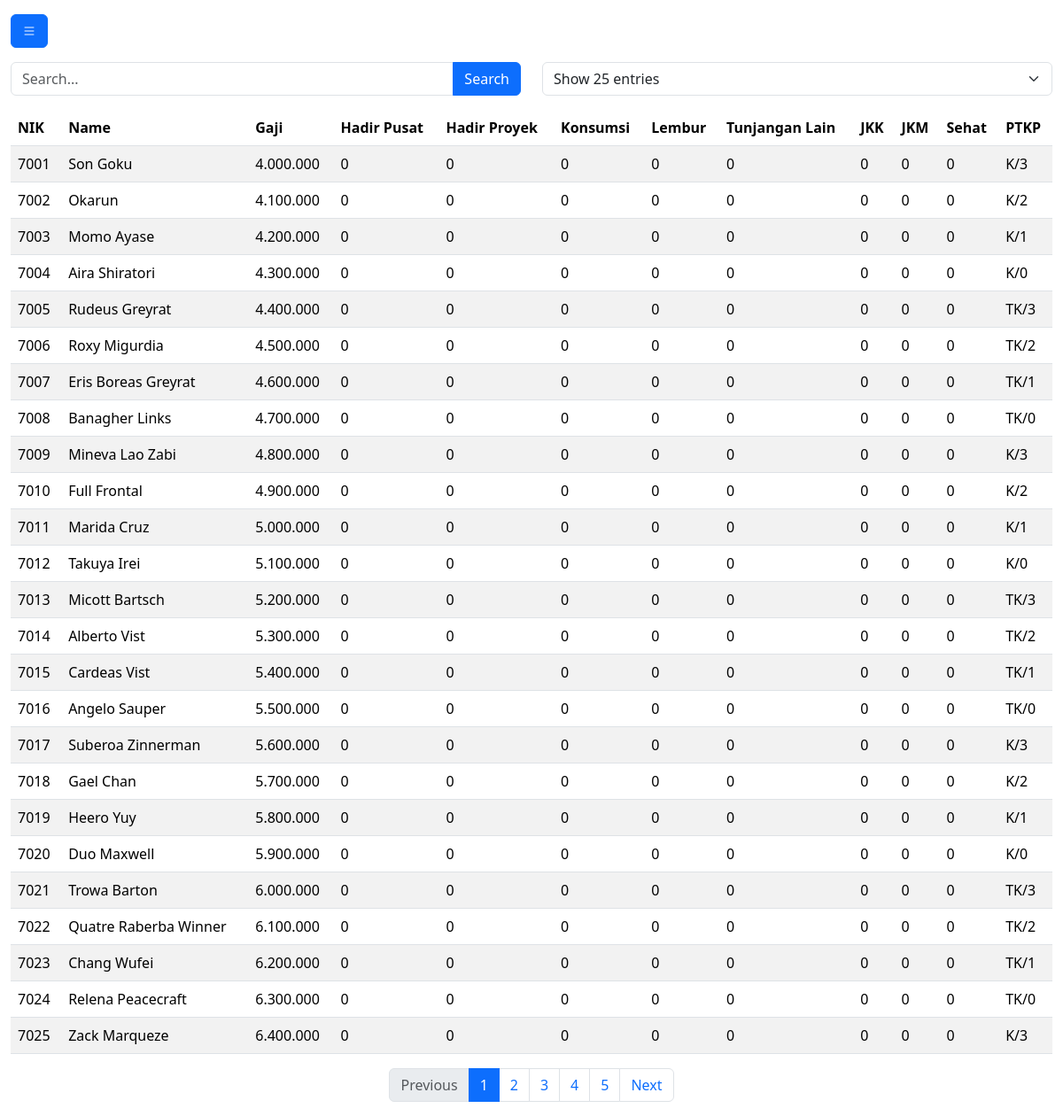
Page /test-pph/index.php on the committed database.
### tables this page shows
CREATE TABLE `upah` (
  `id` int UNSIGNED NOT NULL,
  `nik` varchar(10) NOT NULL,
  `name` varchar(100) NOT NULL,
  `gaji` int UNSIGNED NOT NULL DEFAULT '0',
  `hadir_pusat` int UNSIGNED NOT NULL DEFAULT '0',
  `hadir_proyek` int UNSIGNED NOT NULL DEFAULT '0',
  `konsumsi` int UNSIGNED NOT NULL DEFAULT '0',
  `lembur` int UNSIGNED NOT NULL DEFAULT '0',
  `tunjang_lain` int UNSIGNED NOT NULL DEFAULT '0',
  `jkk` int UNSIGNED NOT NULL DEFAULT '0',
  `jkm` int UNSIGNED NOT NULL DEFAULT '0',
  `sehat` int UNSIGNED NOT NULL DEFAULT '0',
  `ptkp` varchar(5) NOT NULL DEFAULT '-'
);

### test-pph/index.php (the view, shortened to what this page needs)
<?php
$host = 'localhost';
$user = 'rangga';
$pass = 'rangga';
$db = 'avengers';
try {
    $conn = new PDO("mysql:host=$host;dbname=$db", $user, $pass);
    $conn->setAttribute(PDO::ATTR_ERRMODE, PDO::ERRMODE_EXCEPTION);
} catch(PDOException $e) {
    echo "Connection failed: " . $e->getMessage();
    die();
}
$search = isset($_GET['search']) ? $_GET['search'] : '';
$entries = isset($_GET['entries']) ? (int)$_GET['entries'] : 25;
$page = isset($_GET['page']) ? (int)$_GET['page'] : 1;
$offset = ($page - 1) * $entries;
$query = "SELECT * FROM upah WHERE 1=1";
$countQuery = str_replace("SELECT *", "SELECT COUNT(*)", $query);
$stmt = $conn->prepare($countQuery);
$stmt->execute();
$totalRecords = $stmt->fetchColumn();
$query .= " LIMIT :limit OFFSET :offset";
$stmt = $conn->prepare($query);
$stmt->bindParam(':limit', $entries, PDO::PARAM_INT);
$stmt->bindParam(':offset', $offset, PDO::PARAM_INT);
$stmt->execute();
$results = $stmt->fetchAll(PDO::FETCH_ASSOC);
$totalPages = ceil($totalRecords / $entries);
?>
<!DOCTYPE html>
<html lang="en">
<head>
    <link href="https://cdn.jsdelivr.net/npm/bootstrap@5.3.2/dist/css/bootstrap.min.css" rel="stylesheet">
    <link href="https://cdn.jsdelivr.net/npm/bootstrap-icons@1.11.2/font/bootstrap-icons.css" rel="stylesheet">
</head>
<body>
    <div class="content" id="content">
        <div class="container-fluid">
            <div class="row mb-3">
                <div class="col-12">
                    <button class="btn btn-primary mt-3" id="sidebarToggle">
                        <i class="bi bi-list"></i>
                    </button>
                </div>
            </div>
            <div class="row mb-3">
                <div class="col-md-6">
                    <div class="input-group">
                        <input type="text" class="form-control" placeholder="Search..." id="searchInput" value="<?= htmlspecialchars($search) ?>">
                        <button class="btn btn-primary" type="button" onclick="updateSearch()">Search</button>
                    </div>
                </div>
                <div class="col-md-6">
                    <select class="form-select" id="entriesSelect" onchange="updateEntries()">
                        <?php foreach ([1, 5, 15, 25, 50, 100] as $value): ?>
                            <option value="<?= $value ?>" <?= $entries == $value ? 'selected' : '' ?>>
                                Show <?= $value ?> entries
                            </option>
                        <?php endforeach; ?>
                    </select>
                </div>
            </div>
            <div class="table-responsive">
                <table class="table table-hover table-striped">
                    <thead>
                        <tr>
                            <th>NIK</th>
                            <th>Name</th>
                            <th>Gaji</th>
                            <th>Hadir Pusat</th>
                            <th>Hadir Proyek</th>
                            <th>Konsumsi</th>
                            <th>Lembur</th>
                            <th>Tunjangan Lain</th>
                            <th>JKK</th>
                            <th>JKM</th>
                            <th>Sehat</th>
                            <th>PTKP</th>
                        </tr>
                    </thead>
                    <tbody>
                        <?php foreach ($results as $row): ?>
                            <tr>
                                <td><?= htmlspecialchars($row['nik']) ?></td>
                                <td><?= htmlspecialchars($row['name']) ?></td>
                                <td><?= number_format($row['gaji'], 0, ',', '.') ?></td>
                                <td><?= number_format($row['hadir_pusat'], 0, ',', '.') ?></td>
                                <td><?= number_format($row['hadir_proyek'], 0, ',', '.') ?></td>
                                <td><?= number_format($row['konsumsi'], 0, ',', '.') ?></td>
                                <td><?= number_format($row['lembur'], 0, ',', '.') ?></td>
                                <td><?= number_format($row['tunjang_lain'], 0, ',', '.') ?></td>
                                <td><?= number_format($row['jkk'], 0, ',', '.') ?></td>
                                <td><?= number_format($row['jkm'], 0, ',', '.') ?></td>
                                <td><?= number_format($row['sehat'], 0, ',', '.') ?></td>
                                <td><?= htmlspecialchars($row['ptkp']) ?></td>
                            </tr>
                        <?php endforeach; ?>
                    </tbody>
                </table>
            </div>
            <nav>
                <ul class="pagination justify-content-center">
                    <li class="page-item <?= $page <= 1 ? 'disabled' : '' ?>">
                        <a class="page-link" href="?page=<?= $page-1 ?>&entries=<?= $entries ?>&search=<?= urlencode($search) ?>">Previous</a>
                    </li>
                    <?php for ($i = 1; $i <= $totalPages; $i++): ?>
                        <li class="page-item <?= $i == $page ? 'active' : '' ?>">
                            <a class="page-link" href="?page=<?= $i ?>&entries=<?= $entries ?>&search=<?= urlencode($search) ?>"><?= $i ?></a>
                        </li>
                    <?php endfor; ?>
                    <li class="page-item <?= $page >= $totalPages ? 'disabled' : '' ?>">
                        <a class="page-link" href="?page=<?= $page+1 ?>&entries=<?= $entries ?>&search=<?= urlencode($search) ?>">Next</a>
                    </li>
                </ul>
            </nav>
        </div>
    </div>
</body>
</html>

### test-pph/index.php (style rules this page uses)
.content { margin-left: 0; transition: 0.3s; }

### rows in the picture
upah: nik "7001", name "Son Goku", gaji "4.000.000", hadir_pusat "0", hadir_proyek "0", konsumsi "0", lembur "0", tunjang_lain "0", jkk "0", jkm "0", sehat "0", ptkp "K/3"
upah: nik "7002", name "Okarun", gaji "4.100.000", hadir_pusat "0", hadir_proyek "0", konsumsi "0", lembur "0", tunjang_lain "0", jkk "0", jkm "0", sehat "0", ptkp "K/2"
upah: nik "7003", name "Momo Ayase", gaji "4.200.000", hadir_pusat "0", hadir_proyek "0", konsumsi "0", lembur "0", tunjang_lain "0", jkk "0", jkm "0", sehat "0", ptkp "K/1"
upah: nik "7004", name "Aira Shiratori", gaji "4.300.000", hadir_pusat "0", hadir_proyek "0", konsumsi "0", lembur "0", tunjang_lain "0", jkk "0", jkm "0", sehat "0", ptkp "K/0"
upah: nik "7005", name "Rudeus Greyrat", gaji "4.400.000", hadir_pusat "0", hadir_proyek "0", konsumsi "0", lembur "0", tunjang_lain "0", jkk "0", jkm "0", sehat "0", ptkp "TK/3"
upah: nik "7006", name "Roxy Migurdia", gaji "4.500.000", hadir_pusat "0", hadir_proyek "0", konsumsi "0", lembur "0", tunjang_lain "0", jkk "0", jkm "0", sehat "0", ptkp "TK/2"
upah: nik "7007", name "Eris Boreas Greyrat", gaji "4.600.000", hadir_pusat "0", hadir_proyek "0", konsumsi "0", lembur "0", tunjang_lain "0", jkk "0", jkm "0", sehat "0", ptkp "TK/1"
upah: nik "7008", name "Banagher Links", gaji "4.700.000", hadir_pusat "0", hadir_proyek "0", konsumsi "0", lembur "0", tunjang_lain "0", jkk "0", jkm "0", sehat "0", ptkp "TK/0"
upah: nik "7009", name "Mineva Lao Zabi", gaji "4.800.000", hadir_pusat "0", hadir_proyek "0", konsumsi "0", lembur "0", tunjang_lain "0", jkk "0", jkm "0", sehat "0", ptkp "K/3"
upah: nik "7010", name "Full Frontal", gaji "4.900.000", hadir_pusat "0", hadir_proyek "0", konsumsi "0", lembur "0", tunjang_lain "0", jkk "0", jkm "0", sehat "0", ptkp "K/2"
upah: nik "7011", name "Marida Cruz", gaji "5.000.000", hadir_pusat "0", hadir_proyek "0", konsumsi "0", lembur "0", tunjang_lain "0", jkk "0", jkm "0", sehat "0", ptkp "K/1"
upah: nik "7012", name "Takuya Irei", gaji "5.100.000", hadir_pusat "0", hadir_proyek "0", konsumsi "0", lembur "0", tunjang_lain "0", jkk "0", jkm "0", sehat "0", ptkp "K/0"
upah: nik "7013", name "Micott Bartsch", gaji "5.200.000", hadir_pusat "0", hadir_proyek "0", konsumsi "0", lembur "0", tunjang_lain "0", jkk "0", jkm "0", sehat "0", ptkp "TK/3"
upah: nik "7014", name "Alberto Vist", gaji "5.300.000", hadir_pusat "0", hadir_proyek "0", konsumsi "0", lembur "0", tunjang_lain "0", jkk "0", jkm "0", sehat "0", ptkp "TK/2"
upah: nik "7015", name "Cardeas Vist", gaji "5.400.000", hadir_pusat "0", hadir_proyek "0", konsumsi "0", lembur "0", tunjang_lain "0", jkk "0", jkm "0", sehat "0", ptkp "TK/1"
upah: nik "7016", name "Angelo Sauper", gaji "5.500.000", hadir_pusat "0", hadir_proyek "0", konsumsi "0", lembur "0", tunjang_lain "0", jkk "0", jkm "0", sehat "0", ptkp "TK/0"
upah: nik "7017", name "Suberoa Zinnerman", gaji "5.600.000", hadir_pusat "0", hadir_proyek "0", konsumsi "0", lembur "0", tunjang_lain "0", jkk "0", jkm "0", sehat "0", ptkp "K/3"
upah: nik "7018", name "Gael Chan", gaji "5.700.000", hadir_pusat "0", hadir_proyek "0", konsumsi "0", lembur "0", tunjang_lain "0", jkk "0", jkm "0", sehat "0", ptkp "K/2"
upah: nik "7019", name "Heero Yuy", gaji "5.800.000", hadir_pusat "0", hadir_proyek "0", konsumsi "0", lembur "0", tunjang_lain "0", jkk "0", jkm "0", sehat "0", ptkp "K/1"
upah: nik "7020", name "Duo Maxwell", gaji "5.900.000", hadir_pusat "0", hadir_proyek "0", konsumsi "0", lembur "0", tunjang_lain "0", jkk "0", jkm "0", sehat "0", ptkp "K/0"
upah: nik "7021", name "Trowa Barton", gaji "6.000.000", hadir_pusat "0", hadir_proyek "0", konsumsi "0", lembur "0", tunjang_lain "0", jkk "0", jkm "0", sehat "0", ptkp "TK/3"
upah: nik "7022", name "Quatre Raberba Winner", gaji "6.100.000", hadir_pusat "0", hadir_proyek "0", konsumsi "0", lembur "0", tunjang_lain "0", jkk "0", jkm "0", sehat "0", ptkp "TK/2"
upah: nik "7023", name "Chang Wufei", gaji "6.200.000", hadir_pusat "0", hadir_proyek "0", konsumsi "0", lembur "0", tunjang_lain "0", jkk "0", jkm "0", sehat "0", ptkp "TK/1"
upah: nik "7024", name "Relena Peacecraft", gaji "6.300.000", hadir_pusat "0", hadir_proyek "0", konsumsi "0", lembur "0", tunjang_lain "0", jkk "0", jkm "0", sehat "0", ptkp "TK/0"
upah: nik "7025", name "Zack Marqueze", gaji "6.400.000", hadir_pusat "0", hadir_proyek "0", konsumsi "0", lembur "0", tunjang_lain "0", jkk "0", jkm "0", sehat "0", ptkp "K/3"
